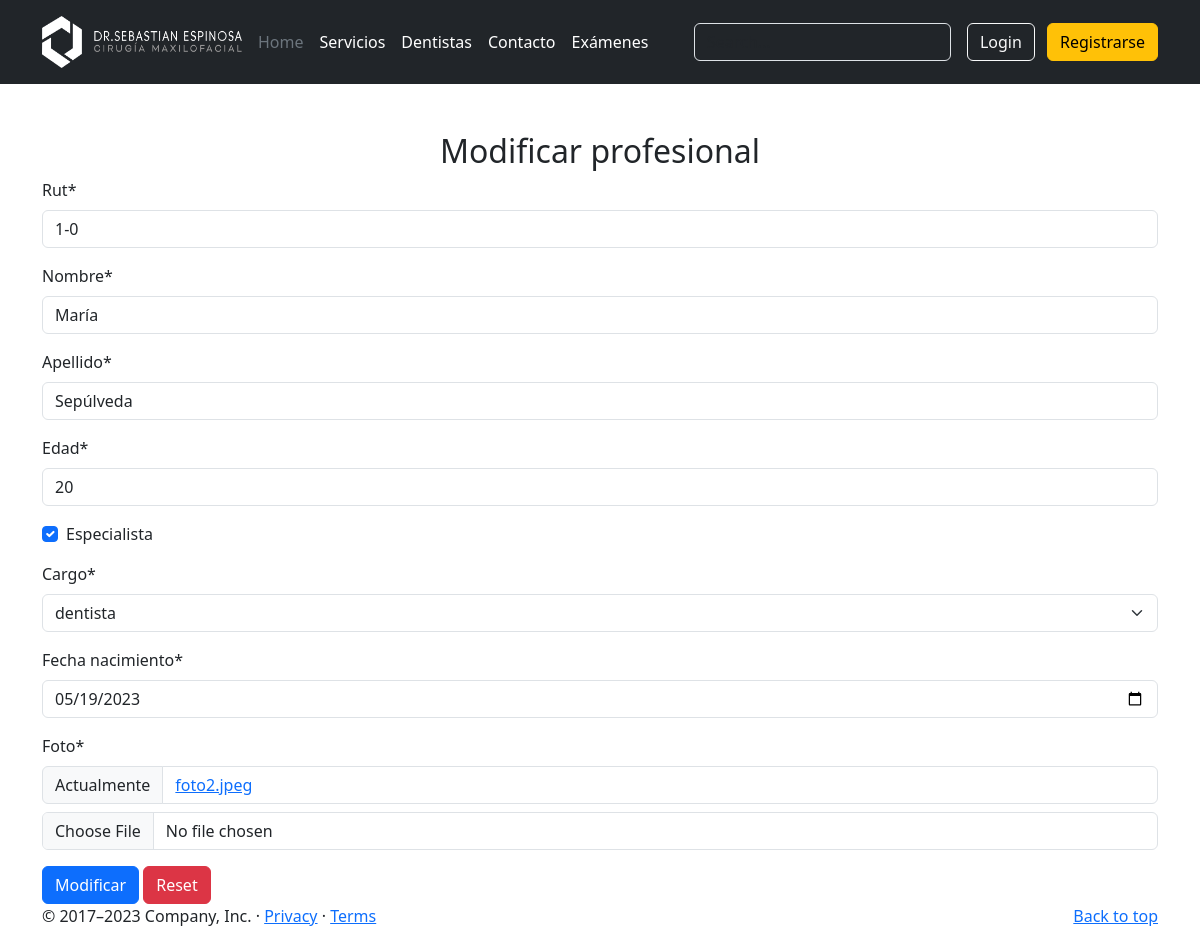
Before: /modificar_profesional/1-0/ with the older database file.
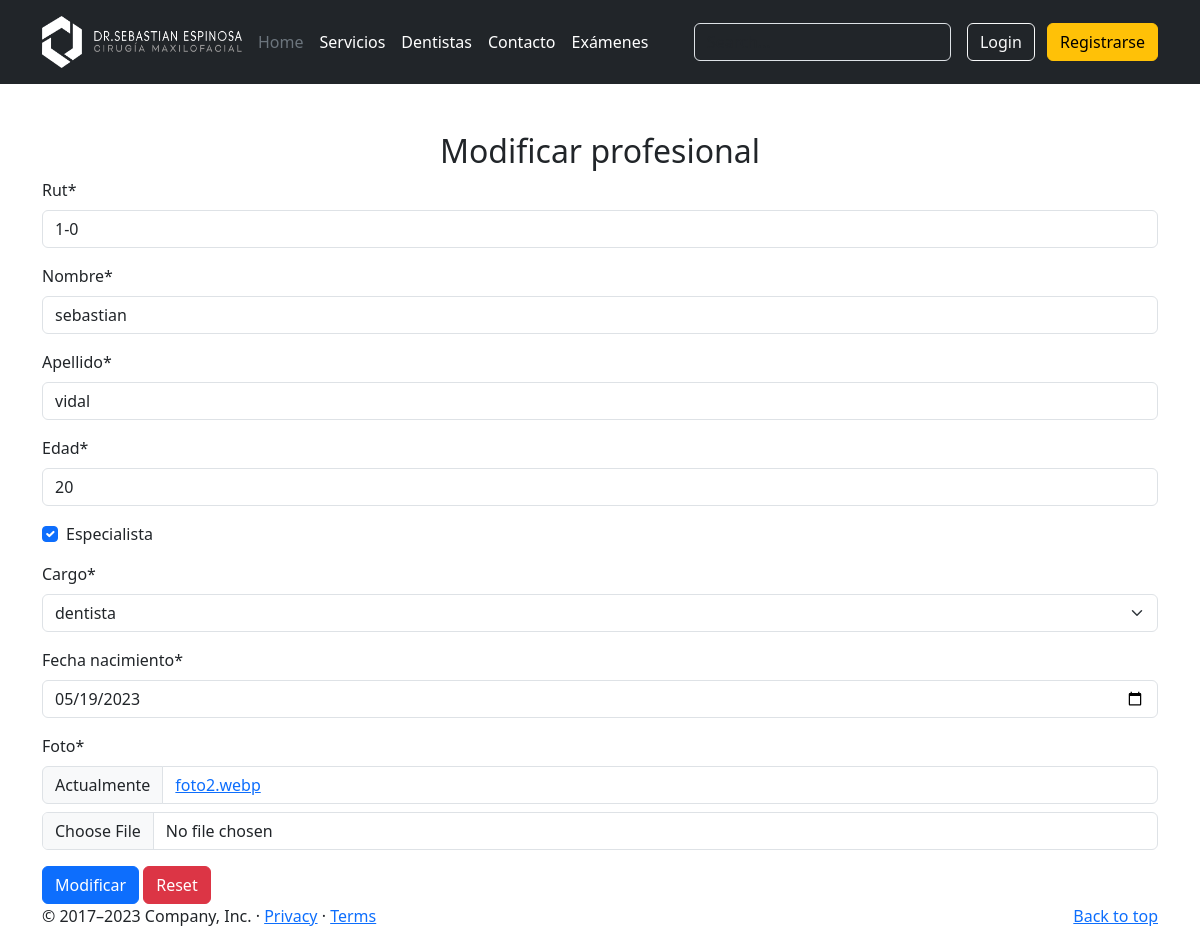
After: the same page with the newer database file.
### appweb/models.py (models this page shows, shortened)
class Profesional(models.Model):
    rut = models.CharField(max_length=10)
    nombre = models.CharField(max_length=50)
    apellido = models.CharField(max_length=50)
    edad = models.IntegerField()
    especialista = models.BooleanField()
    cargo = models.ForeignKey(Cargo, on_delete=models.PROTECT)
    fecha_nacimiento = models.DateField()
    foto = models.ImageField(default='')

class Cargo(models.Model):
    nombre = models.CharField(max_length=100)
    def __str__(self):
        return self.nombre

### appweb/views.py (the view, shortened to what this page needs)
# urls.py: path('modificar_profesional/<rut>/',modificar_profesional, name="modificar_profesional"),
def modificar_profesional(request, rut):
    profesional = get_object_or_404(Profesional, rut=rut)
    data = {
        'form': ProfesionalForm(instance=profesional)
    }
    return render(request, 'mantenedor/profesional/modificar.html', data)

### appweb/forms.py
class ProfesionalForm(forms.ModelForm):
    class Meta:
        model = Profesional
        fields = "__all__"
        widgets = {
            "fecha_nacimiento" : forms.DateInput(attrs={'type': 'date'}, format=('%Y-%m-%d'))
        }

### appweb/templates/mantenedor/profesional/modificar.html (shortened to what this page needs)
{% extends 'base.html' %}
{% load static %}
{% block contenido %}
{% load crispy_forms_tags %}
<div class="container mt-5">
    <div class="text-center">
        <h2 class="mt-4">Modificar profesional</h2>
    </div>
    <form id="formProf" method="POST" action="" enctype="multipart/form-data" >
      {{ form | crispy }}
      <button type="submit" class="btn btn-primary">Modificar</button>
      <button type="reset" class="btn btn-danger">Reset</button>
    </form>
  </div>
  {% endblock %}

Changed rows visible on the page:
changed Profesional "dentista": nombre "María" → "sebastian"; apellido "Sepúlveda" → "vidal"
Other visible differences:
text no longer shown: "Rut * Nombre * Apellido * Edad * Especialista Cargo * Fecha nacimiento * Foto * Actualmente foto2.jpeg"
text now shown: "Rut * Nombre * Apellido * Edad * Especialista Cargo * Fecha nacimiento * Foto * Actualmente foto2.webp"
